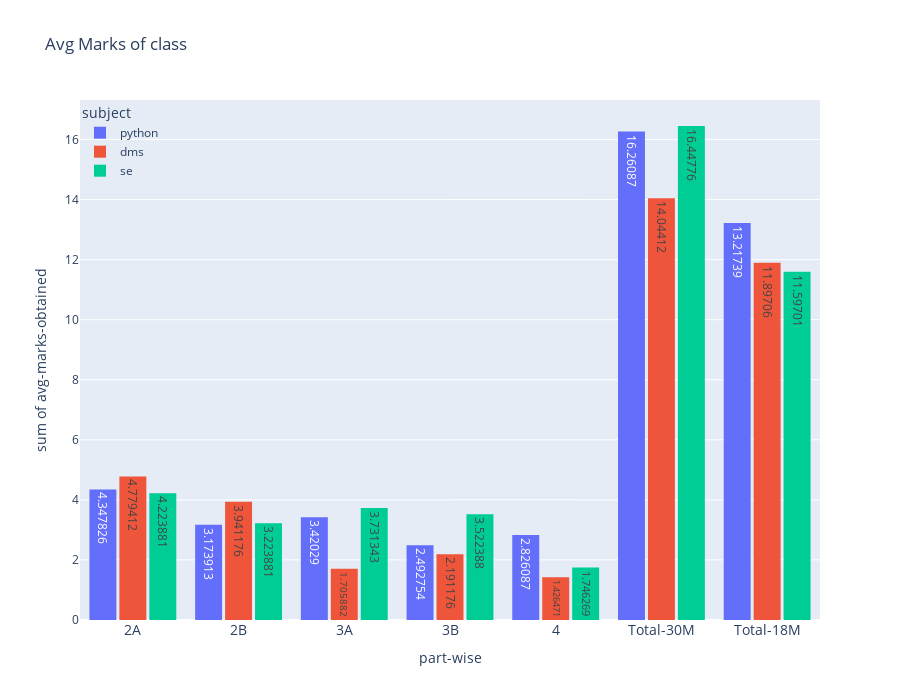

The notebook cell this image was saved under:
### Code cell
fig = px.histogram(final_avg_df_chart, x='part-wise', y='avg-marks-obtained', title="Avg Marks of class"
             ,color='subject', barmode='group',
             height=700,text_auto=True)
fig.update_layout(
    xaxis_tickfont_size=14,
    legend=dict(
        x=0,
        y=1.0,
        bgcolor='rgba(255, 255, 255, 0)',
        bordercolor='rgba(255, 255, 255, 0)'
    ),
    barmode='group',
    bargap=0.15, 
    bargroupgap=0.1 
)
fig.show()

### Figure 1 — Plotly figure (JSON) as saved in the notebook; plotly's stock layout.template omitted (floating-point values rounded to 4 significant figures)
{"data": [{"alignmentgroup": "True", "bingroup": "x", "histfunc": "sum", "hovertemplate": "subject=python<br>part-wise=%{x}<br>sum of avg-marks-obtained=%{y}<extra></extra>", "legendgroup": "python", "marker": {"color": "#636efa", "pattern": {"shape": ""}}, "name": "python", "offsetgroup": "python", "orientation": "v", "showlegend": true, "texttemplate": "%{value}", "type": "histogram", "x": ["2A", "2B", "3A", "3B", "4", "Total-30M", "Total-18M"], "xaxis": "x", "y": [4.348, 3.174, 3.42, 2.493, 2.826, 16.26, 13.22], "yaxis": "y"}, {"alignmentgroup": "True", "bingroup": "x", "histfunc": "sum", "hovertemplate": "subject=dms<br>part-wise=%{x}<br>sum of avg-marks-obtained=%{y}<extra></extra>", "legendgroup": "dms", "marker": {"color": "#EF553B", "pattern": {"shape": ""}}, "name": "dms", "offsetgroup": "dms", "orientation": "v", "showlegend": true, "texttemplate": "%{value}", "type": "histogram", "x": ["2A", "2B", "3A", "3B", "4", "Total-30M", "Total-18M"], "xaxis": "x", "y": [4.779, 3.941, 1.706, 2.191, 1.426, 14.04, 11.9], "yaxis": "y"}, {"alignmentgroup": "True", "bingroup": "x", "histfunc": "sum", "hovertemplate": "subject=se<br>part-wise=%{x}<br>sum of avg-marks-obtained=%{y}<extra></extra>", "legendgroup": "se", "marker": {"color": "#00cc96", "pattern": {"shape": ""}}, "name": "se", "offsetgroup": "se", "orientation": "v", "showlegend": true, "texttemplate": "%{value}", "type": "histogram", "x": ["2A", "2B", "3A", "3B", "4", "Total-30M", "Total-18M"], "xaxis": "x", "y": [4.224, 3.224, 3.731, 3.522, 1.746, 16.45, 11.6], "yaxis": "y"}], "layout": {"bargap": 0.15, "bargroupgap": 0.1, "barmode": "group", "height": 700, "legend": {"bgcolor": "rgba(255, 255, 255, 0)", "bordercolor": "rgba(255, 255, 255, 0)", "title": {"text": "subject"}, "tracegroupgap": 0, "x": 0, "y": 1}, "title": {"text": "Avg Marks of class"}, "xaxis": {"anchor": "y", "domain": [0, 1], "tickfont": {"size": 14}, "title": {"text": "part-wise"}}, "yaxis": {"anchor": "x", "domain": [0, 1], "title": {"text": "sum of avg-marks-obtained"}}}}
